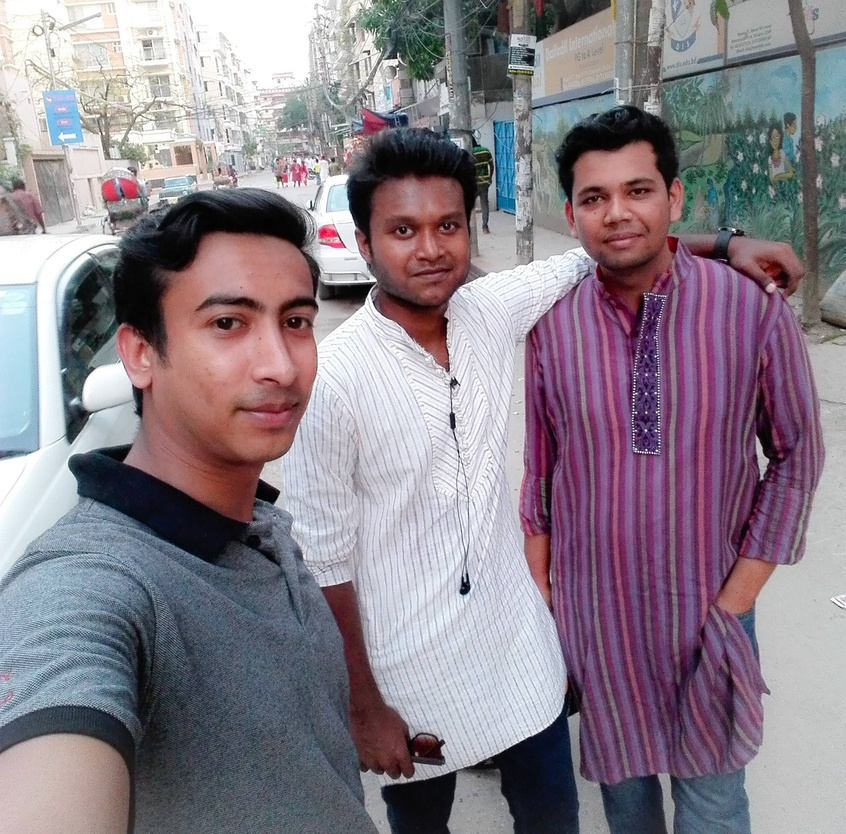
%> input picture 1.jpg, 846 x 834 px, shrunk from 1944 x 1915 before the run
$ octave try1.m   (GNU Octave 9; MATLAB toolbox functions it lacks are replaced by stand-ins)
%> lines starting %> are read from the running program, lines starting %| are printed output that depends on the picture
clear
clc
img=imread('1.jpg');
%> img is the input picture: size 834x846x3 uint8; mean R, G, B 137.3, 127.4, 137.3
img1=img(:,:,1);
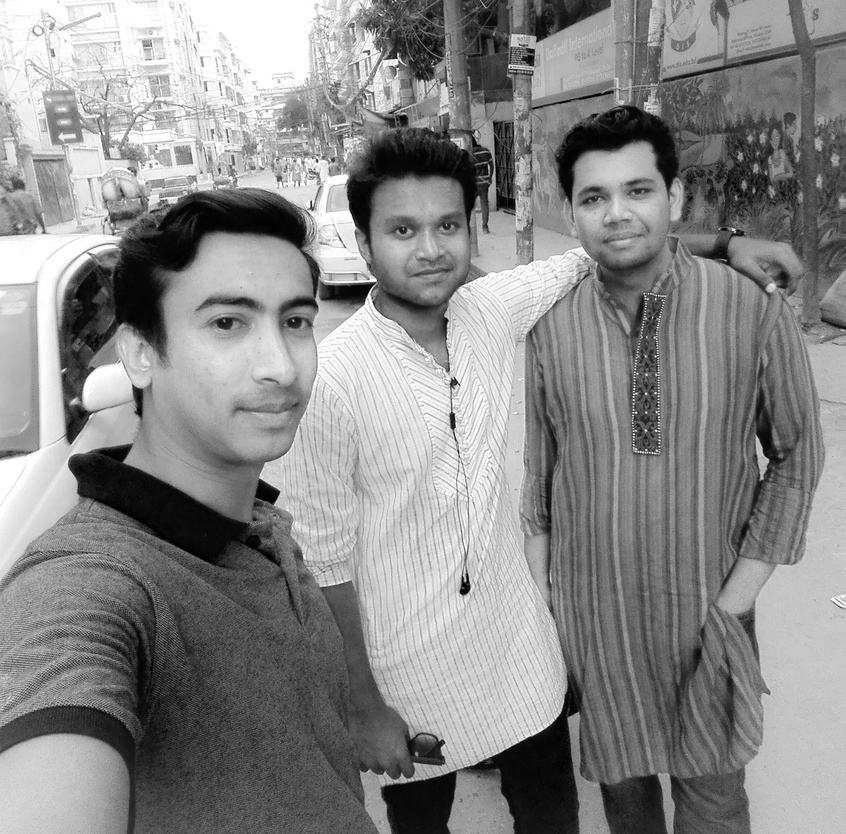
%> img1: size 834x846 uint8; min 0, max 255, mean 137.3
img2=img(:,:,2);
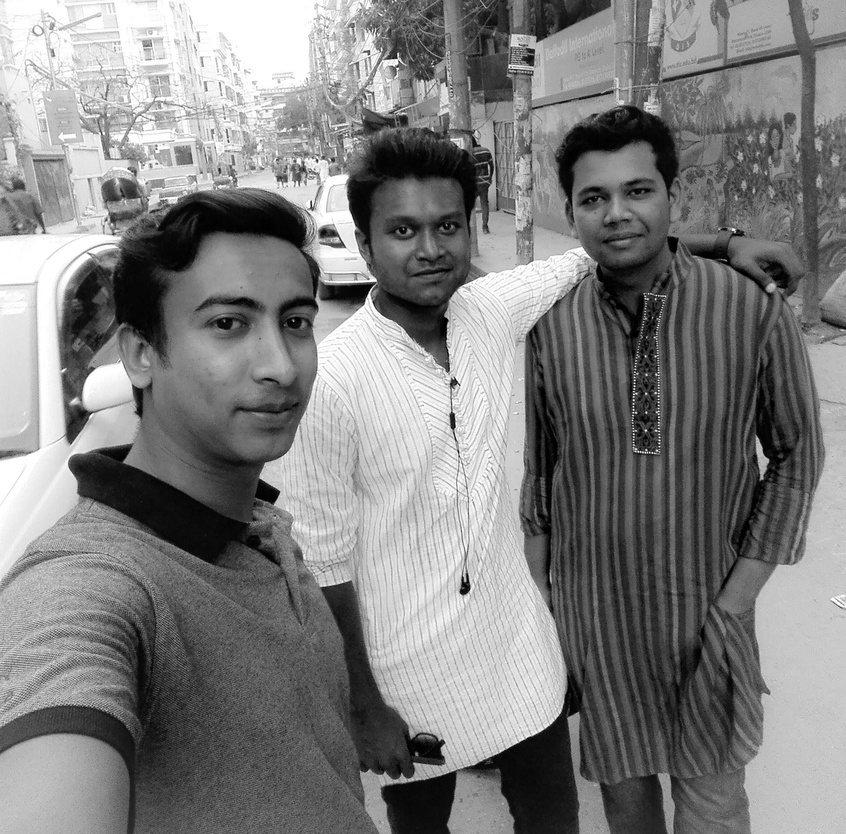
%> img2: size 834x846 uint8; min 0, max 255, mean 127.4
img3=img(:,:,3);
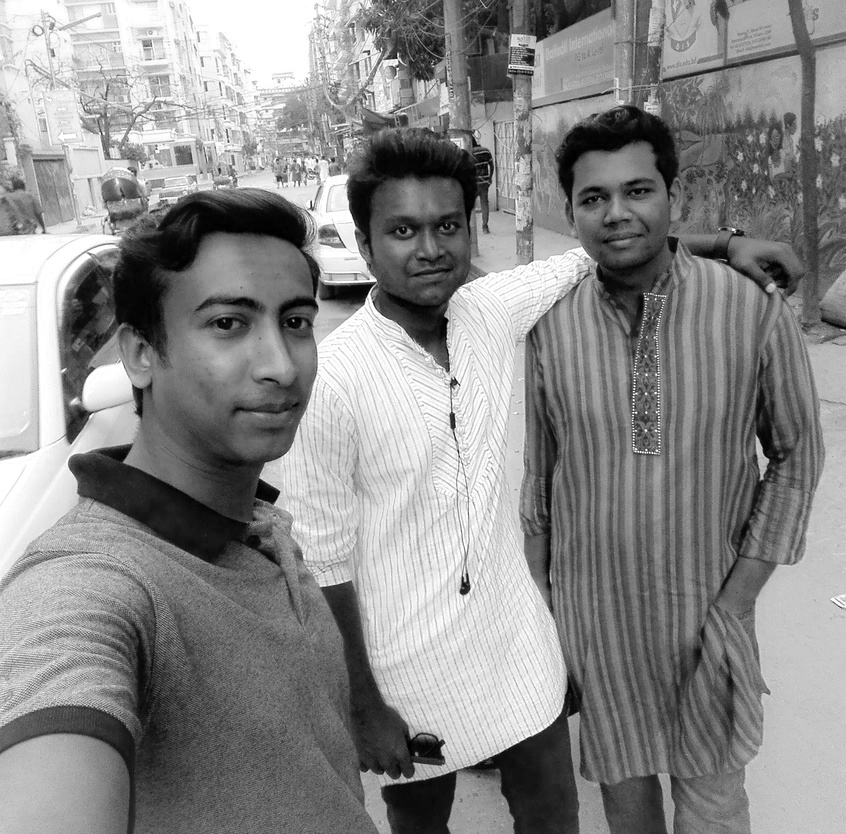
%> img3: size 834x846 uint8; min 0, max 255, mean 137.3; mean of the top-left, top-right, bottom-left and bottom-right quarters 161.9, 120.8, 127.7, 138.8
rHist1 = imhist(img1);%histogram of red band
%> rHist1 = 256 values, max 14567 at index 256, min 201 at index 2, mean 2756.1
gHist1 = imhist(img2);%histogram of green band
%> gHist1 = 256 values, max 14333 at index 256, min 577 at index 2, mean 2756.1
bHist1 = imhist(img3);%histogram of blue band
%> bHist1 = 256 values, max 15820 at index 256, min 289 at index 2, mean 2756.1
figure;
subplot(2,3,1),imshow(img1),title('red band');
subplot(2,3,2),imshow(img2),title('green band');
subplot(2,3,3),imshow(img3),title('blue band');
subplot(2,3,4),imhist(img1),title('hist of R');
subplot(2,3,5),imhist(img2),title('hist of G');
subplot(2,3,6),imhist(img3),title('hist of B');
%> after `title('hist of B')`:
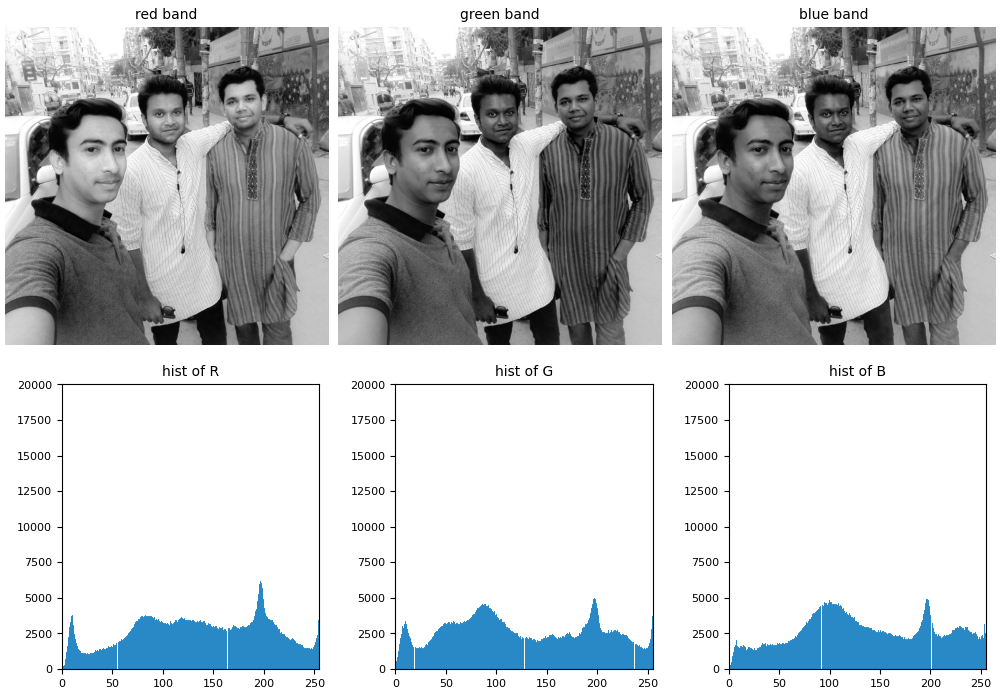
%> figure redrawn from the program's plot data, 6 panels
